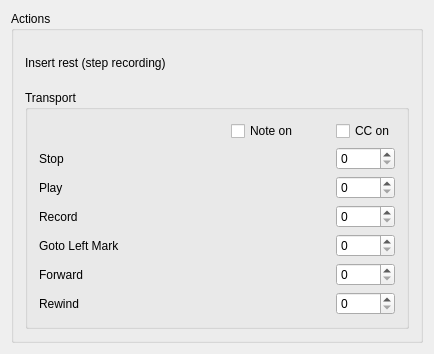
<?xml version="1.0" encoding="UTF-8"?>
<ui version="4.0">
 <class>MRConfigBase</class>
 <widget class="QWidget" name="MRConfigBase">
  <property name="geometry">
   <rect>
    <x>0</x>
    <y>0</y>
    <width>434</width>
    <height>354</height>
   </rect>
  </property>
  <property name="windowTitle">
   <string>MusE: Midi Input Plugin: Remote Control</string>
  </property>
  <layout class="QVBoxLayout" name="verticalLayout_2">
   <item>
    <widget class="QGroupBox" name="GroupBox1">
     <property name="title">
      <string>Actions</string>
     </property>
     <layout class="QGridLayout" name="gridLayout_2">
      <item row="0" column="2">
       <widget class="MusEGui::PitchEdit" name="steprec_box" native="true">
        <property name="toolTip">
         <string>Note on value</string>
        </property>
       </widget>
      </item>
      <item row="1" column="0" colspan="4">
       <widget class="QGroupBox" name="GroupBox2">
        <property name="title">
         <string>Transport</string>
        </property>
        <layout class="QGridLayout" name="gridLayout">
         <item row="8" column="0">
          <widget class="QLabel" name="TextLabel3">
           <property name="text">
            <string>Goto Left Mark</string>
           </property>
           <property name="wordWrap">
            <bool>false</bool>
           </property>
          </widget>
         </item>
         <item row="11" column="3">
          <spacer name="Spacer6">
           <property name="orientation">
            <enum>Qt::Horizontal</enum>
           </property>
           <property name="sizeType">
            <enum>QSizePolicy::Fixed</enum>
           </property>
           <property name="sizeHint" stdset="0">
            <size>
             <width>20</width>
             <height>20</height>
            </size>
           </property>
          </spacer>
         </item>
         <item row="10" column="2">
          <widget class="MusEGui::PitchEdit" name="sbForward" native="true"/>
         </item>
         <item row="10" column="0">
          <widget class="QLabel" name="TextLabel5">
           <property name="text">
            <string>Forward</string>
           </property>
           <property name="wordWrap">
            <bool>false</bool>
           </property>
          </widget>
         </item>
         <item row="10" column="1">
          <spacer name="horizontalSpacer_7">
           <property name="orientation">
            <enum>Qt::Horizontal</enum>
           </property>
           <property name="sizeHint" stdset="0">
            <size>
             <width>40</width>
             <height>20</height>
            </size>
           </property>
          </spacer>
         </item>
         <item row="10" column="5">
          <widget class="QSpinBox" name="sbForwardCC">
           <property name="maximum">
            <number>127</number>
           </property>
          </widget>
         </item>
         <item row="11" column="0">
          <widget class="QLabel" name="TextLabel6">
           <property name="text">
            <string>Rewind</string>
           </property>
           <property name="wordWrap">
            <bool>false</bool>
           </property>
          </widget>
         </item>
         <item row="7" column="2">
          <widget class="MusEGui::PitchEdit" name="sbRecord" native="true"/>
         </item>
         <item row="7" column="3">
          <spacer name="Spacer2">
           <property name="orientation">
            <enum>Qt::Horizontal</enum>
           </property>
           <property name="sizeType">
            <enum>QSizePolicy::Fixed</enum>
           </property>
           <property name="sizeHint" stdset="0">
            <size>
             <width>20</width>
             <height>20</height>
            </size>
           </property>
          </spacer>
         </item>
         <item row="8" column="5">
          <widget class="QSpinBox" name="sbGotoLeftMarkCC">
           <property name="maximum">
            <number>127</number>
           </property>
          </widget>
         </item>
         <item row="7" column="0">
          <widget class="QLabel" name="TextLabel2">
           <property name="text">
            <string>Record</string>
           </property>
           <property name="wordWrap">
            <bool>false</bool>
           </property>
          </widget>
         </item>
         <item row="1" column="1">
          <spacer name="horizontalSpacer_3">
           <property name="orientation">
            <enum>Qt::Horizontal</enum>
           </property>
           <property name="sizeHint" stdset="0">
            <size>
             <width>40</width>
             <height>20</height>
            </size>
           </property>
          </spacer>
         </item>
         <item row="7" column="5">
          <widget class="QSpinBox" name="sbRecCC">
           <property name="maximum">
            <number>127</number>
           </property>
          </widget>
         </item>
         <item row="1" column="2">
          <widget class="MusEGui::PitchEdit" name="sbStop" native="true"/>
         </item>
         <item row="11" column="1">
          <spacer name="horizontalSpacer_8">
           <property name="orientation">
            <enum>Qt::Horizontal</enum>
           </property>
           <property name="sizeHint" stdset="0">
            <size>
             <width>40</width>
             <height>20</height>
            </size>
           </property>
          </spacer>
         </item>
         <item row="0" column="5">
          <widget class="QCheckBox" name="b2">
           <property name="text">
            <string>CC on</string>
           </property>
          </widget>
         </item>
         <item row="1" column="3" colspan="2">
          <spacer name="Spacer1">
           <property name="orientation">
            <enum>Qt::Horizontal</enum>
           </property>
           <property name="sizeType">
            <enum>QSizePolicy::Fixed</enum>
           </property>
           <property name="sizeHint" stdset="0">
            <size>
             <width>20</width>
             <height>20</height>
            </size>
           </property>
          </spacer>
         </item>
         <item row="8" column="2">
          <widget class="MusEGui::PitchEdit" name="sbGotoLeftMark" native="true"/>
         </item>
         <item row="10" column="3">
          <spacer name="Spacer5">
           <property name="orientation">
            <enum>Qt::Horizontal</enum>
           </property>
           <property name="sizeType">
            <enum>QSizePolicy::Fixed</enum>
           </property>
           <property name="sizeHint" stdset="0">
            <size>
             <width>20</width>
             <height>20</height>
            </size>
           </property>
          </spacer>
         </item>
         <item row="0" column="2">
          <widget class="QCheckBox" name="b1">
           <property name="text">
            <string>Note on</string>
           </property>
          </widget>
         </item>
         <item row="1" column="0">
          <widget class="QLabel" name="TextLabel1">
           <property name="text">
            <string>Stop</string>
           </property>
           <property name="wordWrap">
            <bool>false</bool>
           </property>
          </widget>
         </item>
         <item row="8" column="3">
          <spacer name="Spacer3">
           <property name="orientation">
            <enum>Qt::Horizontal</enum>
           </property>
           <property name="sizeType">
            <enum>QSizePolicy::Fixed</enum>
           </property>
           <property name="sizeHint" stdset="0">
            <size>
             <width>20</width>
             <height>20</height>
            </size>
           </property>
          </spacer>
         </item>
         <item row="11" column="2">
          <widget class="MusEGui::PitchEdit" name="sbRewind" native="true"/>
         </item>
         <item row="8" column="1">
          <spacer name="horizontalSpacer_5">
           <property name="orientation">
            <enum>Qt::Horizontal</enum>
           </property>
           <property name="sizeHint" stdset="0">
            <size>
             <width>40</width>
             <height>20</height>
            </size>
           </property>
          </spacer>
         </item>
         <item row="7" column="1">
          <spacer name="horizontalSpacer_4">
           <property name="orientation">
            <enum>Qt::Horizontal</enum>
           </property>
           <property name="sizeHint" stdset="0">
            <size>
             <width>40</width>
             <height>20</height>
            </size>
           </property>
          </spacer>
         </item>
         <item row="1" column="5">
          <widget class="QSpinBox" name="sbStopCC">
           <property name="maximum">
            <number>127</number>
           </property>
          </widget>
         </item>
         <item row="11" column="5">
          <widget class="QSpinBox" name="sbBackwardCC">
           <property name="maximum">
            <number>127</number>
           </property>
          </widget>
         </item>
         <item row="3" column="5">
          <widget class="QSpinBox" name="sbPlayCC">
           <property name="maximum">
            <number>127</number>
           </property>
          </widget>
         </item>
         <item row="3" column="3">
          <spacer name="Spacer4">
           <property name="orientation">
            <enum>Qt::Horizontal</enum>
           </property>
           <property name="sizeType">
            <enum>QSizePolicy::Fixed</enum>
           </property>
           <property name="sizeHint" stdset="0">
            <size>
             <width>20</width>
             <height>20</height>
            </size>
           </property>
          </spacer>
         </item>
         <item row="3" column="1">
          <spacer name="horizontalSpacer_6">
           <property name="orientation">
            <enum>Qt::Horizontal</enum>
           </property>
           <property name="sizeHint" stdset="0">
            <size>
             <width>40</width>
             <height>20</height>
            </size>
           </property>
          </spacer>
         </item>
         <item row="3" column="0">
          <widget class="QLabel" name="TextLabel4">
           <property name="text">
            <string>Play</string>
           </property>
           <property name="wordWrap">
            <bool>false</bool>
           </property>
          </widget>
         </item>
         <item row="3" column="2">
          <widget class="MusEGui::PitchEdit" name="sbPlay" native="true"/>
         </item>
        </layout>
       </widget>
      </item>
      <item row="0" column="0">
       <widget class="QLabel" name="label">
        <property name="text">
         <string>Insert rest (step recording) </string>
        </property>
       </widget>
      </item>
      <item row="0" column="1">
       <spacer name="horizontalSpacer">
        <property name="orientation">
         <enum>Qt::Horizontal</enum>
        </property>
        <property name="sizeHint" stdset="0">
         <size>
          <width>137</width>
          <height>20</height>
         </size>
        </property>
       </spacer>
      </item>
     </layout>
    </widget>
   </item>
  </layout>
 </widget>
 <layoutdefault spacing="6" margin="11"/>
 <customwidgets>
  <customwidget>
   <class>MusEGui::PitchEdit</class>
   <extends>QWidget</extends>
   <header>pitchedit.h</header>
  </customwidget>
 </customwidgets>
 <includes>
  <include location="local">pitchedit.h</include>
 </includes>
 <resources/>
 <connections/>
</ui>
